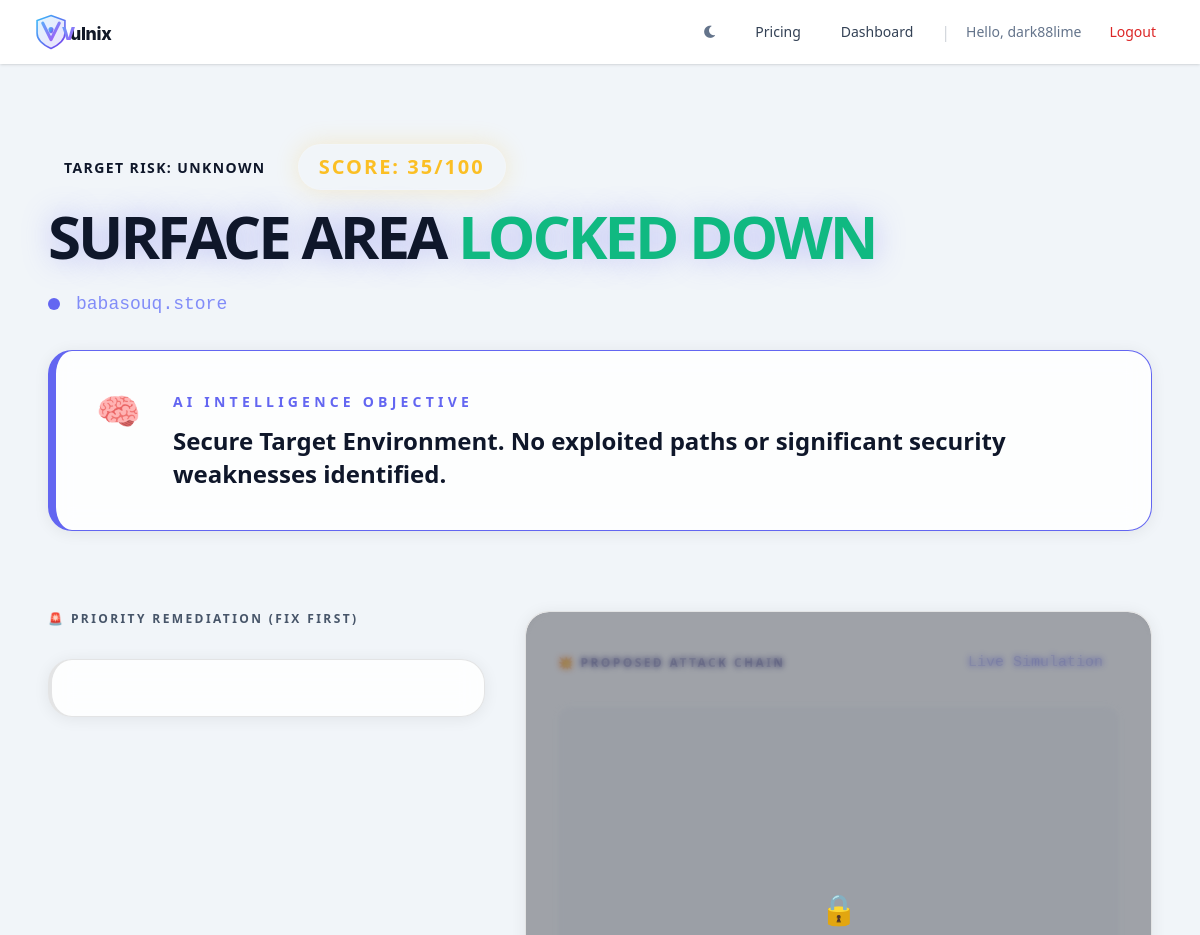
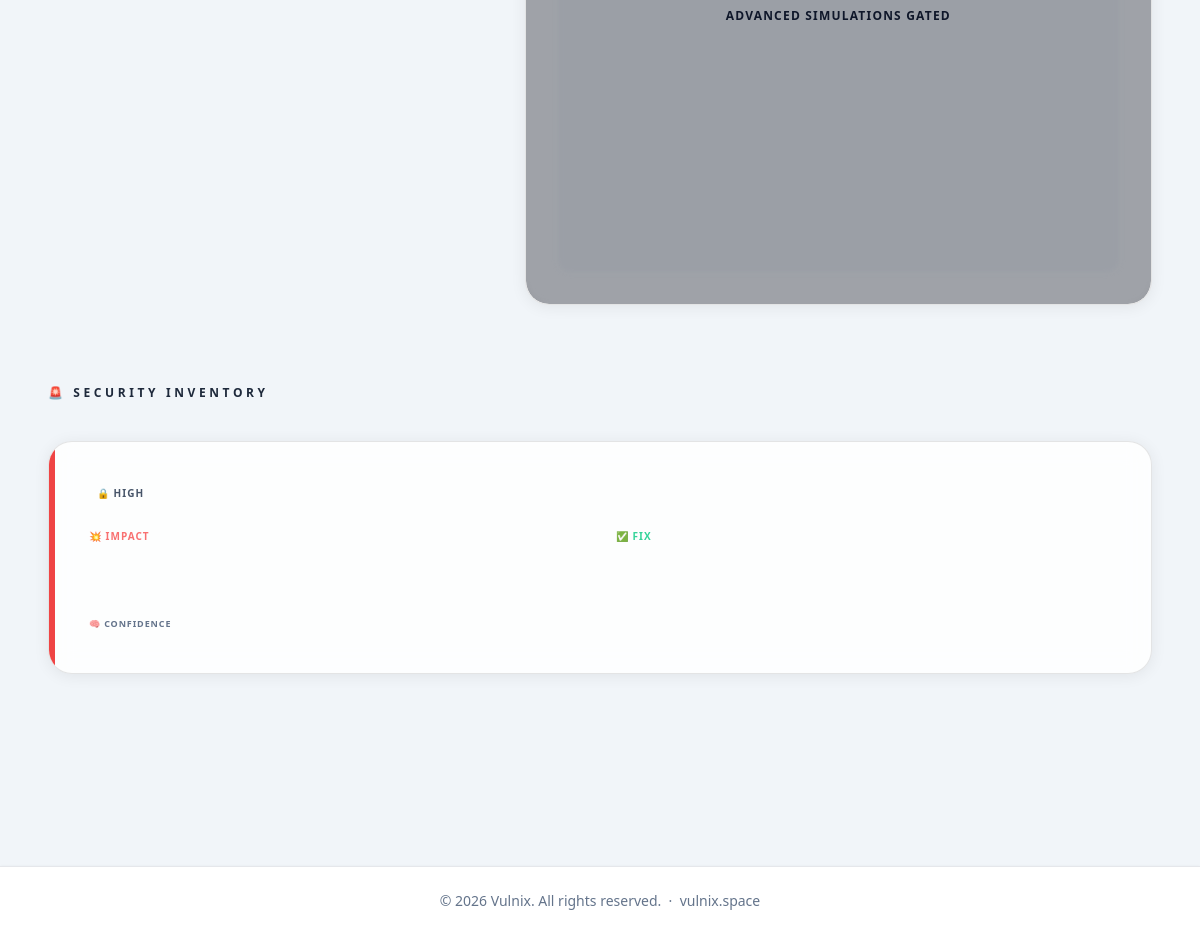
The page /report/10 (signed in) on the database its author committed (2 pictures, top to bottom).
### models.py (models this page shows)
class User(UserMixin, db.Model):
    id = db.Column(db.Integer, primary_key=True)
    username = db.Column(db.String(150), unique=True, nullable=False)
    email = db.Column(db.String(255), unique=True, nullable=True)  # Used for Stripe webhook lookup
    password = db.Column(db.String(255), nullable=False)
    tier = db.Column(db.String(20), default='Free')
    api_key = db.Column(db.String(100), unique=True, nullable=True)
    scans = db.relationship('ScanResult', backref='user', lazy=True)

class ScanResult(db.Model):
    id = db.Column(db.Integer, primary_key=True)
    user_id = db.Column(db.Integer, db.ForeignKey('user.id'), nullable=False)
    url = db.Column(db.String(500), nullable=False)
    score = db.Column(db.String(10), nullable=False)
    issues_json = db.Column(db.Text, nullable=False) # Store issues as JSON string
    explanation_json = db.Column(db.Text, nullable=False) # Store explanation as JSON string
    is_public = db.Column(db.Boolean, default=False)
    date_scanned = db.Column(db.DateTime, default=datetime.utcnow)

### routes/report.py (the view)
@report_bp.route("/report/<int:scan_id>")
def report(scan_id):
    scan = db.get_or_404(ScanResult, scan_id)
    if not scan.is_public:
        if not current_user.is_authenticated:
            flash("Please log in to view this private report.")
            return redirect(url_for('auth.login', next=request.path))
        if scan.user_id != current_user.id:
            flash("Unauthorized or Private Report.")
            return redirect(url_for('user.dashboard'))
    from services.priority_engine import prioritize
    from ai_service import safe_generate, generate_summary, _format_input
    issues = json.loads(scan.issues_json)
    meta   = _get_meta(scan)
    issues = prioritize(issues)
    real_finds = [i for i in issues if i.get("classification") in ("REAL_RISK", "SECURITY_WEAKNESS")]
    if real_finds:
        formatted_input = _format_input(real_finds)
        raw_str = json.dumps(real_finds)
        ai_summary = safe_generate(generate_summary, formatted_input, raw_str) or "Attacker may exploit identified vulnerabilities."
    else:
        ai_summary = "Secure Target Environment. No exploited paths or significant security weaknesses identified."
    user_tier = current_user.tier if current_user.is_authenticated else "free"
    return render_template(
        "report.html",
        scan=scan,
        issues=issues,
        score=scan.score,
        risk=meta.get("risk_level", "Unknown"),
        target=scan.url,
        ai_summary=ai_summary,
        meta=meta,
        network_info=meta.get("network_info", {"ip": None, "open_ports": []}),
        scan_failed=meta.get("scan_failed", False),
        is_limited=meta.get("is_limited", False),
        has_issues=meta.get("has_issues", True),
        user_tier=user_tier.lower()
    )

### routes/report.py (called while the page is built)
def _get_meta(scan: ScanResult) -> dict:
    try:
        return json.loads(scan.explanation_json) or {}
    except (ValueError, TypeError):
        return {}

### services/priority_engine.py (called while the page is built)
def prioritize(issues):
    severity_rank = {
        "HIGH": 3,
        "MEDIUM": 2,
        "LOW": 1
    }
    sorted_items = sorted(
        issues,
        key=lambda x: (
            1 if x.get("category") == "Exploit Chain" else 0,
            severity_rank.get(x.get("severity", "LOW").upper(), 0),
            1 if x.get("classification") == "REAL_RISK" else 0
        ),
        reverse=True
    )
    seen_names = set()
    unique_issues = []
    for i in sorted_items:
        name = i.get("name")
        if name not in seen_names:
            unique_issues.append(i)
            seen_names.add(name)
    return unique_issues

### templates/report.html (shortened to what this page needs)
{% extends "base.html" %}
{% block head %}
<link rel="stylesheet" href="/static/style.css">
{% endblock %}
{% block content %}
<div class="max-w-6xl mx-auto px-6 py-16">
  <div class="mb-20">
    <div class="flex flex-col md:flex-row items-baseline justify-between gap-6 mb-8">
      <div>
        <div class="flex items-center gap-4 mb-4">
          <span class="risk-badge risk-{{ risk|lower }}">Target Risk: {{ risk }}</span>
          <span
            class="px-5 py-2 bg-white/5 border border-white/10 rounded-full text-xl font-black tracking-widest text-[#fbbf24] shadow-[0_0_25px_rgba(251,191,36,0.2)]">
            SCORE: <span class="text-xl">{{ score }}</span>/100
          </span>
        </div>
        <h1 class="text-6xl font-black tracking-tighter leading-none glow-text">
          {% if risk|lower == 'high' %}
          CRITICAL BREACH <span class="text-red-500">VECTORS FOUND</span>
          {% elif risk|lower == 'medium' %}
          SIGNIFICANT <span class="text-amber-500">WEAKNESSES IDENTIFIED</span>
          {% else %}
          SURFACE AREA <span class="text-emerald-500">LOCKED DOWN</span>
          {% endif %}
        </h1>
        <p class="font-mono text-indigo-400 mt-6 text-lg flex items-center">
          <span class="w-3 h-3 bg-indigo-500 rounded-full mr-4 animate-ping"></span>
          {{ target }}
        </p>
      </div>
    </div>
    <div class="glass-card p-10 border-l-8 border-indigo-600">
      <div class="flex items-start gap-8">
        <div class="text-4xl">🧠</div>
        <div>
          <h3 class="text-[14px] font-black text-indigo-500 uppercase tracking-[0.3em] mb-3">AI Intelligence Objective
          </h3>
          <p class="text-2xl font-bold text-grey leading-snug">{{ ai_summary }}</p>
        </div>
      </div>
    </div>
  </div>
  <div class="grid grid-cols-1 lg:grid-cols-12 gap-10 mb-20">
    <div class="lg:col-span-5">
      <h2 class="text-xs font-black text-gray-400 uppercase tracking-[0.2em] mb-8">🚨 Priority Remediation (Fix First)
      </h2>
      <div class="space-y-6">
        {% for issue in issues[:2] %}
        <div class="glass-card p-6 border-l-4 border-red-500 hover:bg-white/5 transition-colors">
        </div>
        {% endfor %}
      </div>
    </div>
    <div class="lg:col-span-7">
      <div class="glass-card p-8 h-full flex flex-col group relative overflow-hidden">
        <div class="flex justify-between items-center mb-6">
          <h2 class="text-xs font-black text-indigo-900 uppercase tracking-[0.2em]">💥 Proposed Attack Chain</h2>
          <span class="text-[15px] px-4 py-2 bg-indigo-1000 text-indigo-500 rounded font-mono">Live Simulation</span>
        </div>
        <div id="graph" class="flex-grow min-h-[500px] rounded-2xl bg-black/50 border border-white/10"></div>
        {% if user_tier == 'free' %}
        <div
          class="absolute inset-0 bg-gray-900/40 backdrop-blur-[3px] flex items-center justify-center pointer-events-none">
          <div class="text-center p-8">
            <div class="text-3xl mb-4">🔒</div>
            <p class="text-xs font-black text-white uppercase tracking-widest">Advanced Simulations Gated</p>
          </div>
        </div>
        {% endif %}
      </div>
    </div>
  </div>
  <div class="mb-20">
    <h2 class="text-xs font-black text-gray-200 uppercase tracking-[0.3em] mb-10">🚨 Security Inventory</h2>
    <div class="space-y-10">
      {% for i in issues if i.category != "Exploit Chain" %}
      {% if user_tier == 'free' and loop.index > 3 %}
      {% if loop.index == 4 %}
      <div
        class="glass-card p-16 text-center border-dashed border-2 border-indigo-900/50 bg-gradient-to-b from-transparent to-indigo-950/20">
        <div class="text-5xl mb-6">🛑</div>
        <h3 class="text-3xl font-black text-white mb-4">Uncover The Full Attack Surface</h3>
        <p class="text-gray-400 max-w-xl mx-auto mb-10 text-lg">🔒 Advanced exploit chains and attack simulations are
          locked. Attackers see everything; your team should too.</p>
        <a href="/pricing"
          class="upgrade-button inline-block px-12 py-5 rounded-2xl text-white font-black uppercase tracking-widest text-sm">Upgrade
          to Intelligence Pro</a>
      </div>
      {% endif %}
      {% else %}
      <div class="glass-card p-10 relative overflow-hidden group">
        <div class="w-1.5 h-full absolute left-0 top-0
                    {% if i.severity|upper == 'HIGH' %} bg-red-500
                    {% elif i.severity|upper == 'MEDIUM' %} bg-amber-500
                    {% else %} bg-emerald-500 {% endif %}"></div>
        <div class="flex flex-col md:flex-row gap-12">
          <div class="flex-grow">
            <div class="flex items-center gap-4 mb-4">
              <span class="text-[10px] font-black px-2 py-1 bg-white/5 text-gray-400 rounded uppercase tracking-widest">
                {% if user_tier == 'free' %}🔒{% endif %} {{ i.severity }}
              </span>
            </div>
            <div class="grid grid-cols-1 md:grid-cols-2 gap-8 mb-8">
              <div>
                <p class="text-[10px] font-black text-red-400 uppercase tracking-widest mb-2">💥 Impact</p>
              </div>
              <div>
                <p class="text-[10px] font-black text-emerald-400 uppercase tracking-widest mb-2">✅ Fix</p>
              </div>
            </div>
            <div class="flex items-center justify-between pt-6 border-t border-white/5">
              <div class="flex items-center gap-6">
                <div>
                  <span class="text-[9px] font-black text-gray-500 uppercase tracking-widest">🧠 Confidence</span>
                </div>
              </div>
            </div>
          </div>
        </div>
      </div>
      {% endif %}
      {% endfor %}
    </div>
  </div>
</div>
{% endblock %}

### templates/base.html (shortened to what this page needs)
<!DOCTYPE html>
<html lang="en">
<head>
    <script src="https://cdn.tailwindcss.com"></script>
    <link href="https://cdnjs.cloudflare.com/ajax/libs/font-awesome/6.0.0/css/all.min.css" rel="stylesheet">
    {% block head %}{% endblock %}
</head>
<body class="bg-gray-50 dark:bg-gray-900 text-gray-800 dark:text-gray-200 font-sans antialiased flex flex-col min-h-screen transition-colors duration-200">
    <nav class="bg-white dark:bg-gray-800 shadow dark:border-b dark:border-gray-700">
        <div class="max-w-7xl mx-auto px-4 sm:px-6 lg:px-8">
            <div class="flex justify-between h-16">
                <div class="flex">
                    <div class="flex-shrink-0 flex items-center">
                        <a href="{{ url_for('main.index') }}" class="flex items-center" aria-label="Vulnix Home">
                            <svg xmlns="http://www.w3.org/2000/svg" viewBox="0 0 220 60" height="38" aria-hidden="true">
                                <text x="60" y="42" font-family="'Inter','Segoe UI',system-ui,sans-serif"
                                      font-size="28" font-weight="800" letter-spacing="-0.5"
                                      fill="currentColor" class="text-gray-900">ulnix</text>
                                <text x="47" y="42" font-family="'Inter','Segoe UI',system-ui,sans-serif"
                                      font-size="28" font-weight="800" letter-spacing="-0.5"
                                      fill="url(#vGrad)">V</text>
                            </svg>
                        </a>
                    </div>
                </div>
                <div class="flex items-center space-x-4">
                    <button id="theme-toggle" type="button" class="text-gray-500 dark:text-gray-400 hover:bg-gray-100 dark:hover:bg-gray-700 focus:outline-none rounded-lg text-sm p-2.5">
                        <i id="theme-toggle-dark-icon" class="hidden fa-solid fa-moon"></i>
                    </button>
                    {% if current_user.is_authenticated %}
                        <a href="{{ url_for('main.pricing') }}" class="text-gray-600 dark:text-gray-300 hover:text-gray-900 dark:hover:text-white px-3 py-2 rounded-md text-sm font-medium transition-colors">Pricing</a>
                        <a href="{{ url_for('user.dashboard') }}" class="text-gray-600 dark:text-gray-300 hover:text-gray-900 dark:hover:text-white px-3 py-2 rounded-md text-sm font-medium transition-colors">Dashboard</a>
                        <span class="text-gray-300 dark:text-gray-600">|</span>
                        <span class="text-sm text-gray-500 dark:text-gray-400">Hello, {{ current_user.username }}</span>
                        <a href="{{ url_for('auth.logout') }}" class="text-sm text-red-600 hover:text-red-800 dark:text-red-400 dark:hover:text-red-300 px-3 py-2 transition-colors">Logout</a>
                    {% endif %}
                </div>
            </div>
        </div>
    </nav>
    <div class="max-w-7xl mx-auto px-4 pt-4">
    </div>
    <main class="flex-grow">
        {% block content %}{% endblock %}
    </main>
    <footer class="bg-white dark:bg-gray-800 shadow mt-12 py-6 border-t dark:border-gray-700">
        <div class="max-w-7xl mx-auto px-4 text-center text-gray-500 dark:text-gray-400 text-sm">
            &copy; 2026 Vulnix. All rights reserved. &nbsp;·&nbsp; <a href="https://vulnix.space" class="hover:text-indigo-500 transition-colors">vulnix.space</a>
        </div>
    </footer>
</body>
</html>

### static/style.css (style rules this page uses)
:root { --bg-darker: #020617; --bg-card: #1e293b; --txt-slate: #e2e8f0; --clr-blue: #3b82f6; --clr-red: #ef4444; --clr-amber: #f59e0b; --clr-green: #22c55e; }
#graph { height: 400px; width: 100%; background: radial-gradient(circle at center, #0f172a 0%, #030a1e 100%); border-radius: 12px; }
html:not(.dark) body { background: #f1f5f9 !important; color: #0f172a !important; }
html:not(.dark) .max-w-7xl { color: #0f172a; }
html:not(.dark) .glass-card { background: rgba(255, 255, 255, 0.85) !important; border-color: rgba(0, 0, 0, 0.1) !important; box-shadow: 0 2px 16px rgba(0,0,0,0.07); }
html:not(.dark) .text-white { color: #0f172a !important; }
html:not(.dark) .text-gray-200 { color: #1e293b !important; }
html:not(.dark) .text-gray-400 { color: #475569 !important; }
html:not(.dark) .text-gray-500 { color: #64748b !important; }
html:not(.dark) .text-gray-600 { color: #334155 !important; }
html:not(.dark) .border-indigo-600 { border-color: #6366f1 !important; }
html:not(.dark) #graph { background: #f8fafc !important; }

### templates/report.html (style rules this page uses)
:root { --elite-primary: #6366f1; --elite-bg: #030712; --elite-surface: #111827; --elite-border: rgba(255, 255, 255, 0.08); --elite-text: #f3f4f6; }
body { background: var(--elite-bg); color: var(--elite-text); font-family: 'Outfit', sans-serif; }
.glass-card { background: rgba(255, 255, 255, 0.03); backdrop-filter: blur(12px); border: 1px solid var(--elite-border); border-radius: 24px; transition: all 0.3s cubic-bezier(0.4, 0, 0.2, 1); }
.risk-badge { padding: 6px 16px; border-radius: 12px; font-size: 14px; font-weight: 900; text-transform: uppercase; letter-spacing: 0.1em; }
.glow-text { text-shadow: 0 0 30px rgba(99, 102, 241, 0.4); }

### rows shown on the page
User: username "dark88lime"
ScanResult: score "35", url "babasouq.store"

### other values the page prints
{{ risk }} "UNKNOWN"
{{ ai_summary }} "Secure Target Environment. No exploited paths or significant security weaknesses identified."
{{ i.severity }} "HIGH"
